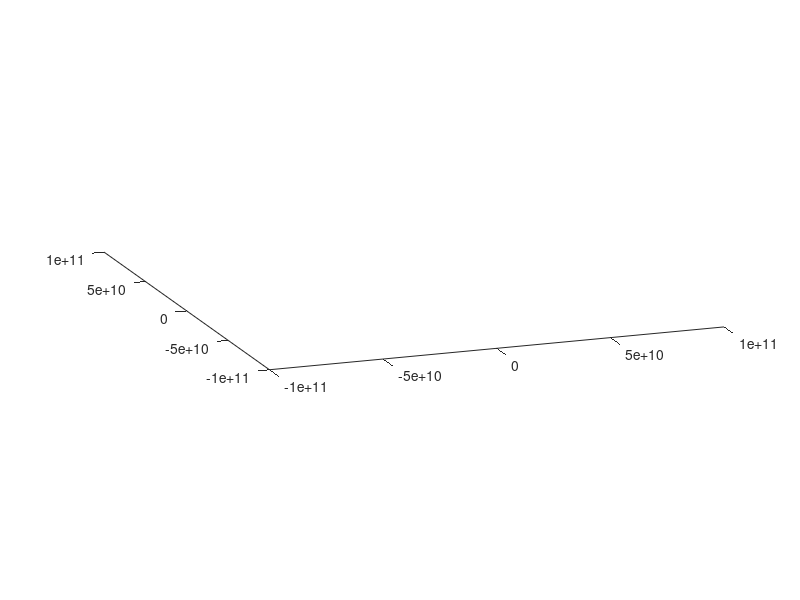

This chart was generated by the following MATLAB code: (Note: this script raises an error after producing the figure.)
mybackground = 1.0*ones(1,3);
myplanets = 0.0*ones(1,3);

% create animation of solar system
figure('renderer','openGL','position',[0    0   400   200],'Color',mybackground);
hold all
%axis off
axis equal
axis([-1e11 1e11 -1e11 1e11])
view(-20,15)
axis manual

if plot_figures==true
    mkdir planetary1/
end

% Plot the paths of the planets
if true
    for j=1:planets.nmb-1
        h2(j)=plot3(y(:,1+j*6)-y(:,1),y(:,2+j*6)-y(:,2),y(:,3+j*6)-y(:,3),'linewidth',0.5);
    end
end

xlabel('x (m)');
ylabel('y (m)');
zlabel('z (m)');
     
% Scale the sizes of the planets
sz_sun=100;
sz = 0.6*[40 40 35 38 42 44 30];
%sz=log([4850 12000 12000 6790 142980 120536 51118 49500 2368]./0.00001);
k=1;

% Loop over all frames
for i=1:plot_stride:length(t)
    hold on

    %plot sun
    h_sun =plot3(0,0,0,...
           '.','color',myplanets,'markersize',sz_sun,'MarkerEdgeColor', myplanets,'MarkerFaceColor', myplanets);
    
    % plot planets
    for j=1:planets.nmb-1
        h(j)=plot3(y(i,1+j*6)-y(i,1),y(i,2+j*6)-y(i,2),y(i,3+j*6)-y(i,3),...
            '.','color',myplanets,'markersize',sz(j),'MarkerEdgeColor', myplanets,'MarkerFaceColor', myplanets);
    end
    pause(0.01);
    hold off
    if plot_figures==true
%        eval(['print -dpng pics/frame',num2str(k,'%03d'),'.png']);
%        fig = gcf;
%        set(gcf,'PaperPositionMode','auto')
%        set(gcf,'PaperUnits','normalized')
%        set(gcf,'PaperPosition',[0 0 400/1275 250/1650])
%        eval(['print -djpeg90 pics/frame',num2str(k,'%03d'),'.jpg']);

        FileName = ['planetary1/frame' num2str(k,'%03d')];

        img = getframe(gcf);
        imwrite(img.cdata, [FileName, '.jpg'], 'Quality', 90);    
    end
    k=k+1;
    delete(h);
    delete(h_sun);

end
